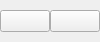
<?xml version="1.0" encoding="UTF-8"?>
<ui version="4.0">
 <class>SettingsPairWidget</class>
 <widget class="QWidget" name="SettingsPairWidget">
  <property name="geometry">
   <rect>
    <x>0</x>
    <y>0</y>
    <width>100</width>
    <height>42</height>
   </rect>
  </property>
  <property name="sizePolicy">
   <sizepolicy hsizetype="Fixed" vsizetype="Preferred">
    <horstretch>0</horstretch>
    <verstretch>0</verstretch>
   </sizepolicy>
  </property>
  <property name="minimumSize">
   <size>
    <width>100</width>
    <height>0</height>
   </size>
  </property>
  <property name="windowTitle">
   <string>Form</string>
  </property>
  <layout class="QHBoxLayout" name="horizontalLayout">
   <property name="spacing">
    <number>0</number>
   </property>
   <property name="leftMargin">
    <number>0</number>
   </property>
   <property name="topMargin">
    <number>0</number>
   </property>
   <property name="rightMargin">
    <number>0</number>
   </property>
   <property name="bottomMargin">
    <number>0</number>
   </property>
   <item>
    <widget class="scopy::gui::CustomPushButton" name="btnGenSettings">
     <property name="styleSheet">
      <string notr="true"/>
     </property>
     <property name="text">
      <string/>
     </property>
     <property name="checkable">
      <bool>true</bool>
     </property>
     <property name="menu_icon_button" stdset="0">
      <bool>true</bool>
     </property>
     <property name="general_settings_icon" stdset="0">
      <bool>true</bool>
     </property>
    </widget>
   </item>
   <item>
    <widget class="QPushButton" name="btnSettings">
     <property name="styleSheet">
      <string notr="true"/>
     </property>
     <property name="text">
      <string/>
     </property>
     <property name="checkable">
      <bool>true</bool>
     </property>
     <property name="settings_icon" stdset="0">
      <bool>true</bool>
     </property>
     <property name="menu_icon_button" stdset="0">
      <bool>true</bool>
     </property>
    </widget>
   </item>
  </layout>
 </widget>
 <customwidgets>
  <customwidget>
   <class>scopy::gui::CustomPushButton</class>
   <extends>QPushButton</extends>
   <header location="global">scopy/gui/custom_push_button.hpp</header>
  </customwidget>
 </customwidgets>
 <resources/>
 <connections/>
</ui>
